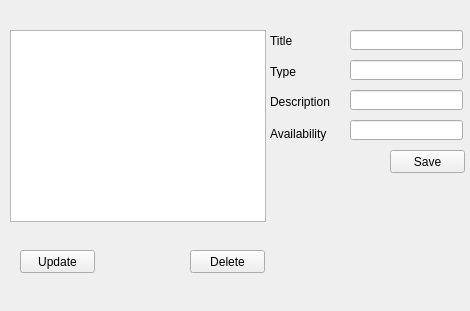
<?xml version="1.0" encoding="UTF-8"?>
<ui version="4.0">
 <class>hekilClass</class>
 <widget class="QWidget" name="hekilClass">
  <property name="geometry">
   <rect>
    <x>0</x>
    <y>0</y>
    <width>470</width>
    <height>311</height>
   </rect>
  </property>
  <property name="windowTitle">
   <string>hekil</string>
  </property>
  <widget class="QPushButton" name="saveBtn">
   <property name="geometry">
    <rect>
     <x>390</x>
     <y>150</y>
     <width>75</width>
     <height>23</height>
    </rect>
   </property>
   <property name="text">
    <string>Save</string>
   </property>
  </widget>
  <widget class="QPushButton" name="delBtn">
   <property name="geometry">
    <rect>
     <x>190</x>
     <y>250</y>
     <width>75</width>
     <height>23</height>
    </rect>
   </property>
   <property name="text">
    <string>Delete</string>
   </property>
  </widget>
  <widget class="QLineEdit" name="mTitle">
   <property name="geometry">
    <rect>
     <x>350</x>
     <y>30</y>
     <width>113</width>
     <height>20</height>
    </rect>
   </property>
  </widget>
  <widget class="QLineEdit" name="mType">
   <property name="geometry">
    <rect>
     <x>350</x>
     <y>60</y>
     <width>113</width>
     <height>20</height>
    </rect>
   </property>
  </widget>
  <widget class="QLineEdit" name="mDesc">
   <property name="geometry">
    <rect>
     <x>350</x>
     <y>90</y>
     <width>113</width>
     <height>20</height>
    </rect>
   </property>
  </widget>
  <widget class="QLineEdit" name="mAv">
   <property name="geometry">
    <rect>
     <x>350</x>
     <y>120</y>
     <width>113</width>
     <height>20</height>
    </rect>
   </property>
   <property name="cursor">
    <cursorShape>IBeamCursor</cursorShape>
   </property>
   <property name="inputMethodHints">
    <set>Qt::ImhPreferNumbers</set>
   </property>
   <property name="maxLength">
    <number>1</number>
   </property>
  </widget>
  <widget class="QLabel" name="label">
   <property name="geometry">
    <rect>
     <x>270</x>
     <y>34</y>
     <width>46</width>
     <height>13</height>
    </rect>
   </property>
   <property name="text">
    <string>Title</string>
   </property>
  </widget>
  <widget class="QLabel" name="label_2">
   <property name="geometry">
    <rect>
     <x>270</x>
     <y>65</y>
     <width>46</width>
     <height>13</height>
    </rect>
   </property>
   <property name="text">
    <string>Type</string>
   </property>
  </widget>
  <widget class="QLabel" name="label_3">
   <property name="geometry">
    <rect>
     <x>270</x>
     <y>94</y>
     <width>61</width>
     <height>16</height>
    </rect>
   </property>
   <property name="text">
    <string>Description</string>
   </property>
  </widget>
  <widget class="QLabel" name="label_4">
   <property name="geometry">
    <rect>
     <x>270</x>
     <y>126</y>
     <width>61</width>
     <height>16</height>
    </rect>
   </property>
   <property name="text">
    <string>Availability</string>
   </property>
  </widget>
  <widget class="QPushButton" name="upBtn">
   <property name="geometry">
    <rect>
     <x>20</x>
     <y>250</y>
     <width>75</width>
     <height>23</height>
    </rect>
   </property>
   <property name="text">
    <string>Update</string>
   </property>
  </widget>
  <widget class="QListWidget" name="listMovie">
   <property name="geometry">
    <rect>
     <x>10</x>
     <y>30</y>
     <width>256</width>
     <height>192</height>
    </rect>
   </property>
  </widget>
 </widget>
 <layoutdefault spacing="6" margin="11"/>
 <resources/>
 <connections/>
</ui>
